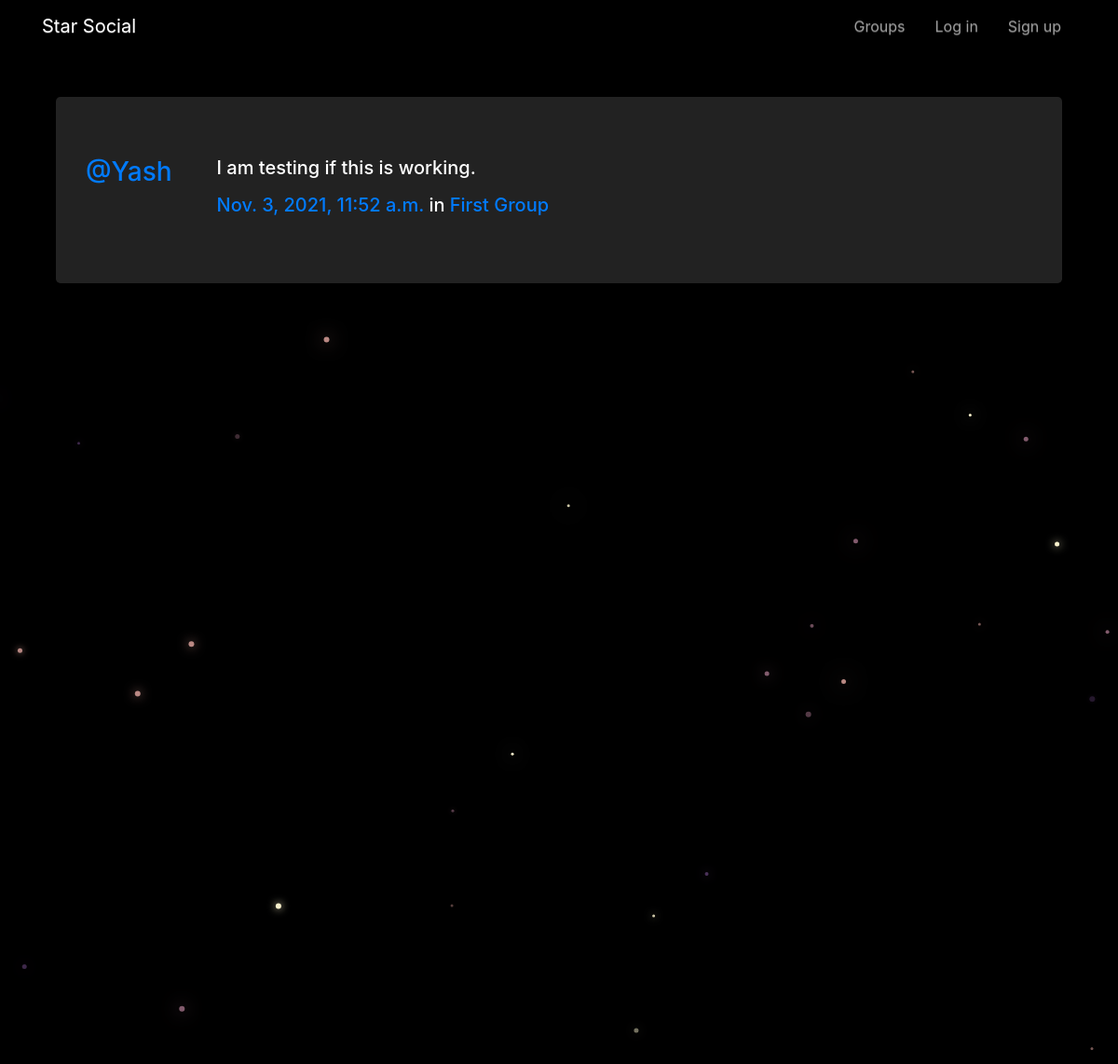
The page /posts/by/Yash/2/ on the database its author committed.
### posts/models.py (models this page shows, shortened)
class Post(models.Model):
    user = models.ForeignKey(User, related_name="posts",on_delete=models.CASCADE)
    created_at = models.DateTimeField(auto_now=True)
    message = models.TextField()
    message_html = models.TextField(editable=False)
    group = models.ForeignKey(Group, related_name="posts",null=True, blank=True,on_delete=models.CASCADE)
    class Meta:
        ordering = ["-created_at"]
        unique_together = ["user", "message"]

### groups/models.py (models this page shows, shortened)
class Group(models.Model):
    name = models.CharField(max_length=255, unique=True)
    slug = models.SlugField(allow_unicode=True, unique=True)
    description = models.TextField(blank=True, default='')
    description_html = models.TextField(editable=False, default='', blank=True)
    members = models.ManyToManyField(User,through="GroupMember")
    class Meta:
        ordering = ["name"]

### posts/views.py (the view)
# urls.py: path("by/<username>/<int:pk>/",views.PostDetail.as_view(),name="single"),
class PostDetail(SelectRelatedMixin, generic.DetailView):
    model = models.Post
    select_related = ("user", "group")
    def get_queryset(self):
        queryset = super().get_queryset()
        return queryset.filter(
            user__username__iexact=self.kwargs.get("username")
        )

### posts/templates/posts/post_detail.html
{% extends "posts/post_base.html" %}
{% block post_content %}
    {% include "posts/_post.html" %}
{% endblock %}

### posts/templates/posts/_post.html (shortened to what this page needs)
<div class="media jumbotron">
	<h3 class="mr-5"><a href="{% url 'posts:for_user' username=post.user.username %}">@{{ post.user.username }}</a></h3>
	<div class="media-body">
		<h5>{{ post.message_html|safe }}
			<time class="time"><a href="{% url 'posts:single' username=post.user.username pk=post.pk %}">{{ post.created_at }}</a></time>
			{% if post.group %}
			<span class="group-name">in <a href="#">{{ post.group.name }}</a></span>
			{% endif %}
		</h5>
	</div>
</div>

### static/simplesocial/css/master.css (style rules this page uses)
body { margin: 0; overflow: hidden; background-color: black; color:white; }
.jumbotron { background-color: #222222; }

### rows shown on the page
Post: user.username "Yash", message_html "I am testing if this is working.", created_at "Nov. 3, 2021, 11:52 a.m.", group.name "First Group"
